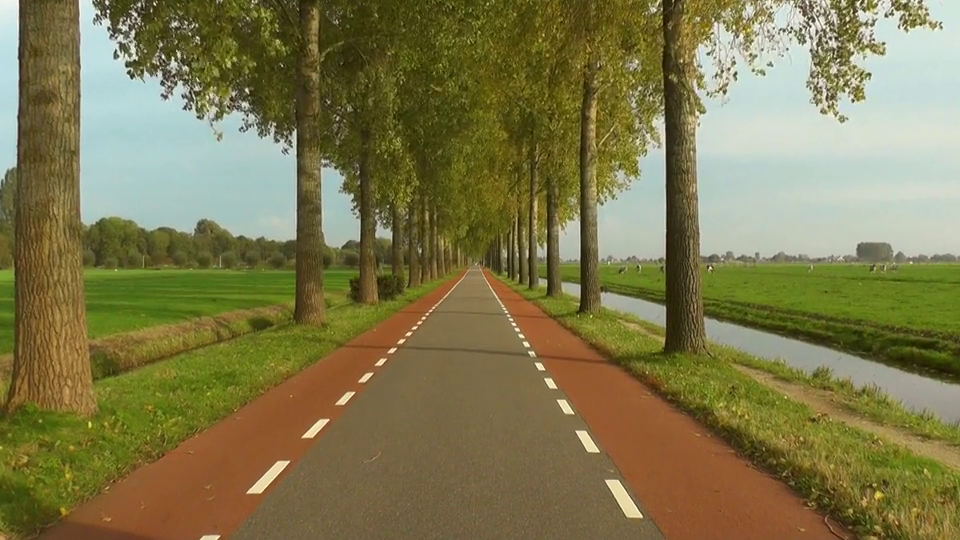
#> input picture frame 36 of lane/road.mp4, 960 x 540 px
$ python lane6.py
#> lines starting #> are read from the running program, lines starting #| are printed output that depends on the picture; after the words box and inside, x2 and y2 are one past the last pixel; in counts of white or black regions, pixels touching at a corner belong together
import cv2
import numpy as np

# Load video
cap = cv2.VideoCapture('road.mp4')

# Set the desired width and height for resizing
desired_width = 640
desired_height = 480

while True:
    ret, frame = cap.read()
#> frame is the input picture: shape (540, 960, 3); mean B, G, R 76.6, 119.9, 126.2
    if not ret:
        break

    # Resize the frame
    frame = cv2.resize(frame, (desired_width, desired_height))
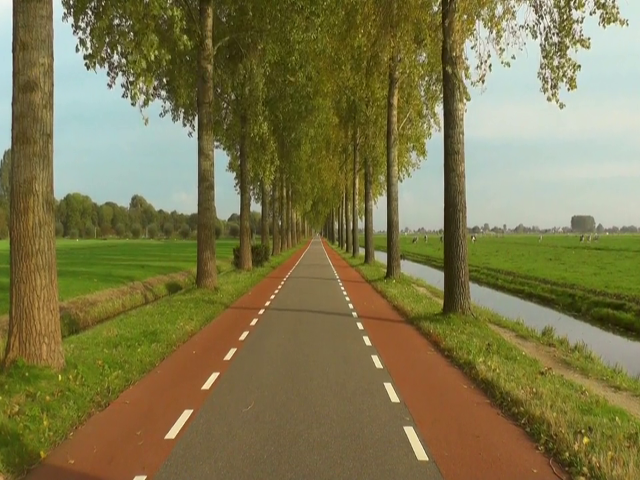
#> frame: shape (480, 640, 3); mean B, G, R 76.5, 119.8, 126.1

    # Convert the frame to grayscale
    gray = cv2.cvtColor(frame, cv2.COLOR_BGR2GRAY)
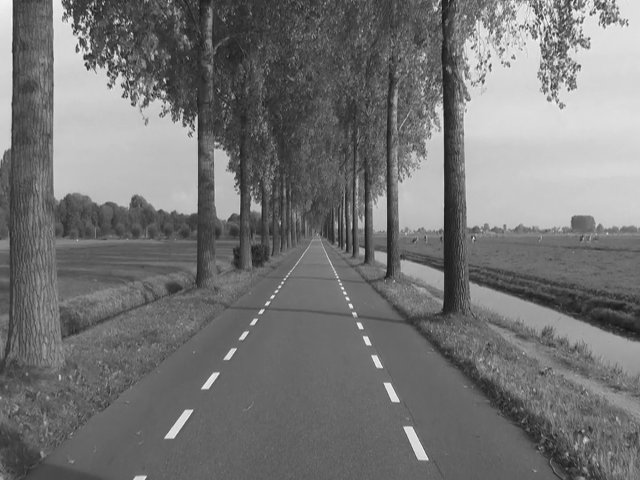
#> gray: shape (480, 640); min 22, max 250, mean 116.7

    # Apply Gaussian blur to the grayscale image
    blurred = cv2.GaussianBlur(gray, (5, 5), 0)

    # Apply Canny edge detection
    edges = cv2.Canny(blurred, 50, 150)
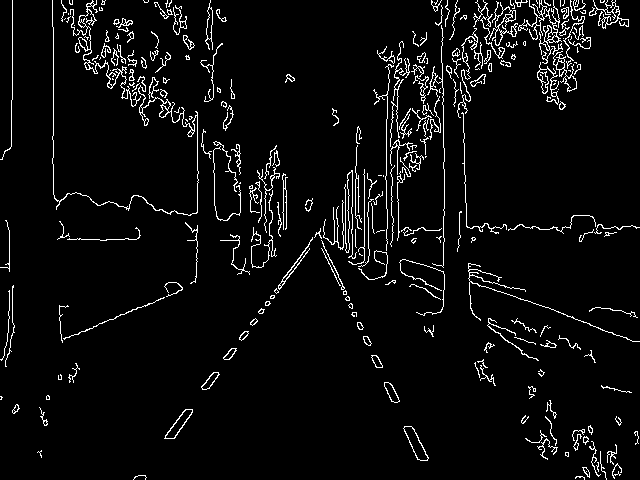
#> edges: shape (480, 640); 4.8% white in thin lines or dots

    # Define region of interest (ROI)
    height, width = edges.shape
#> height = 480; width = 640
    mask = np.zeros_like(edges)
    region_of_interest_vertices = np.array([[0, height], [width / 2, height / 2], [width, height]], dtype=np.int32)
#> region_of_interest_vertices = [[0, 480], [320, 240], [640, 480]]
    cv2.fillPoly(mask, [region_of_interest_vertices], 255)
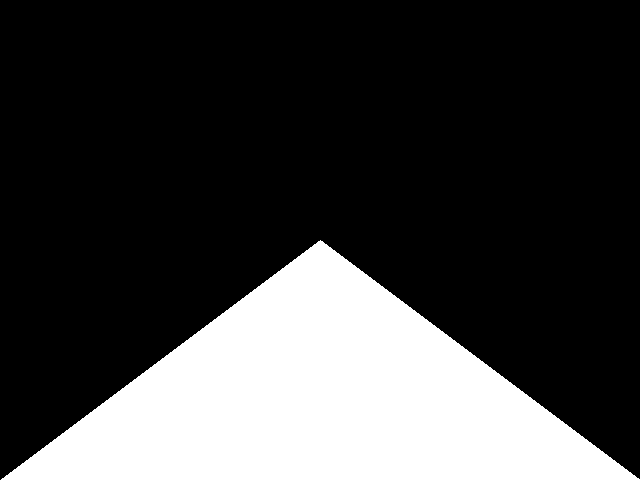
#> mask: shape (480, 640); 25% white; 1 white region, box (x1, y1, x2, y2) and area: (1, 240, 640, 480) 76880
    masked_edges = cv2.bitwise_and(edges, mask)
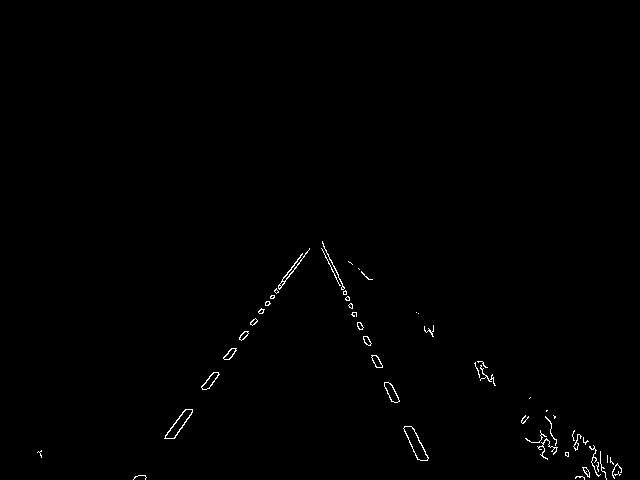
#> masked_edges: shape (480, 640); 0.52% white in thin lines or dots, all inside (x1, y1, x2, y2) = (37, 241, 622, 480)

    # Apply Hough transform to detect lines
    lines = cv2.HoughLinesP(masked_edges, 1, np.pi / 180, 50, minLineLength=50, maxLineGap=50)
#> lines = [[322, 243, 427, 459], [134, 477, 302, 254], [331, 267, 417, 459], [145, 475, 309, 249], [145, 479, 290, 273], [321, 248, 428, 458]]

    # Draw lines on the original frame
    line_image = np.zeros_like(frame)
    if lines is not None:
        for line in lines:
            x1, y1, x2, y2 = line[0]
            cv2.line(line_image, (x1, y1), (x2, y2), (0, 255, 0), 5)
#> this loop made 6 passes
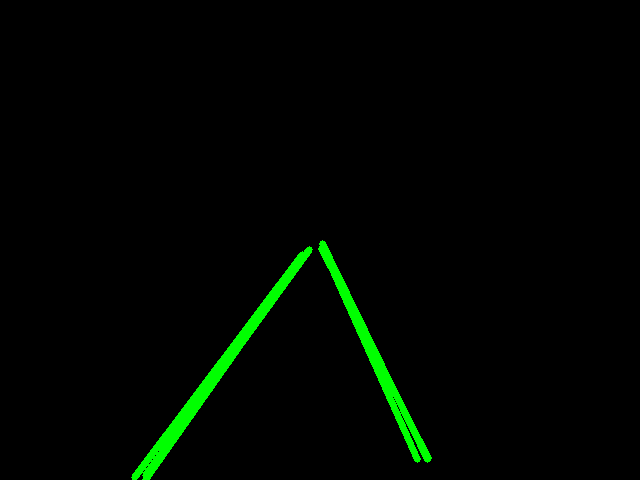
#> line_image: shape (480, 640, 3); mean of channels 0, 1, 2 0, 5.4, 0; drawn as B, G, R

    # Combine the original frame with the line image
    result = cv2.addWeighted(frame, 0.8, line_image, 1, 0)
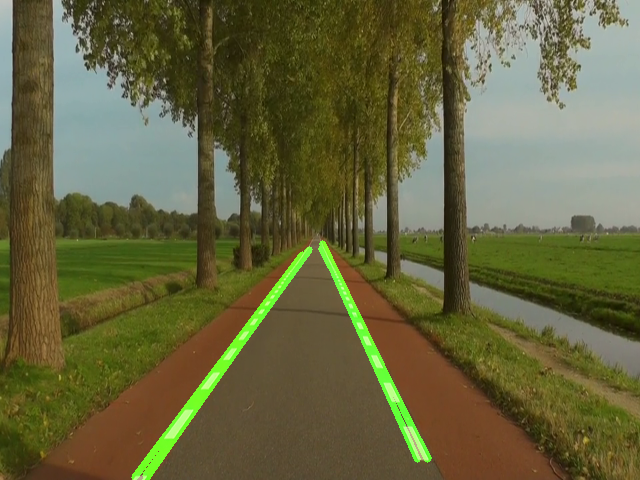
#> result: shape (480, 640, 3); mean B, G, R 61.2, 99.2, 100.9

    cv2.imshow('Lane Detection', result)

    if cv2.waitKey(30) & 0xFF == 27:
#> (key Esc is pressed here)
        break

cap.release()
cv2.destroyAllWindows()

$ run again, starting later in the video
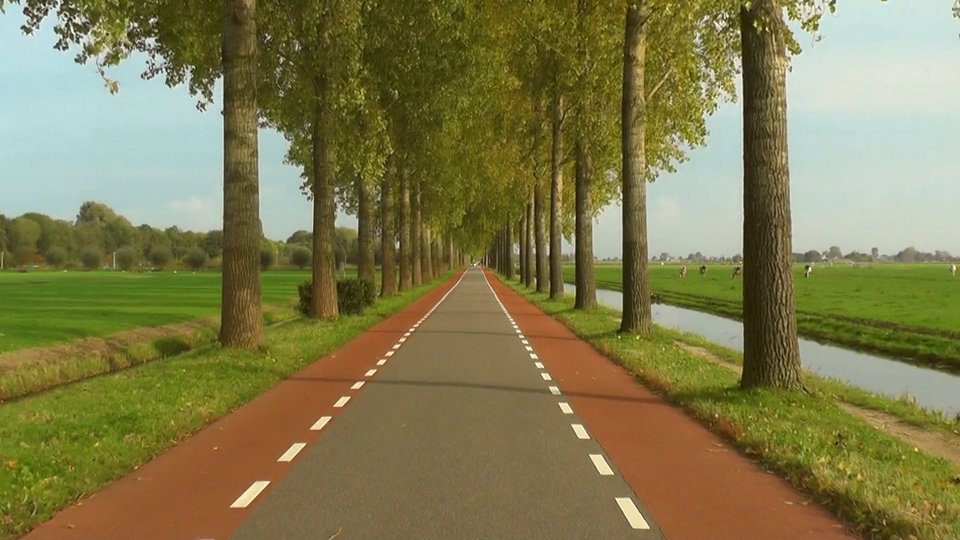
#> input picture frame 162 of lane/road.mp4, 960 x 540 px
#> frame is the input picture: shape (540, 960, 3); mean B, G, R 77.8, 122.8, 128.2
#> frame: shape (480, 640, 3)
#> `edges = cv2.Canny(blurred, 50, 150)`:
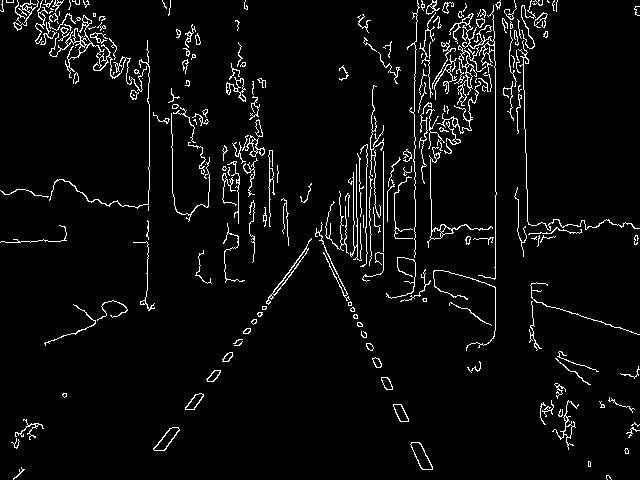
#> edges: shape (480, 640); 4.4% white in thin lines or dots
#> mask: shape (480, 640); 25% white; 1 white region, box (x1, y1, x2, y2) and area: (1, 240, 640, 480) 76880
#> masked_edges: shape (480, 640); 0.41% white in thin lines or dots, all inside (x1, y1, x2, y2) = (13, 240, 612, 480)
#> lines = [[322, 243, 432, 469], [154, 448, 298, 264], [334, 274, 421, 468], [155, 450, 296, 262], [162, 450, 308, 249], [164, 450, 291, 274], [153, 449, 299, 256], [320, 240, 425, 455]]
#> the loop `for line in lines:` made 8 passes
#> `result = cv2.addWeighted(frame, 0.8, line_image, 1, 0)`:
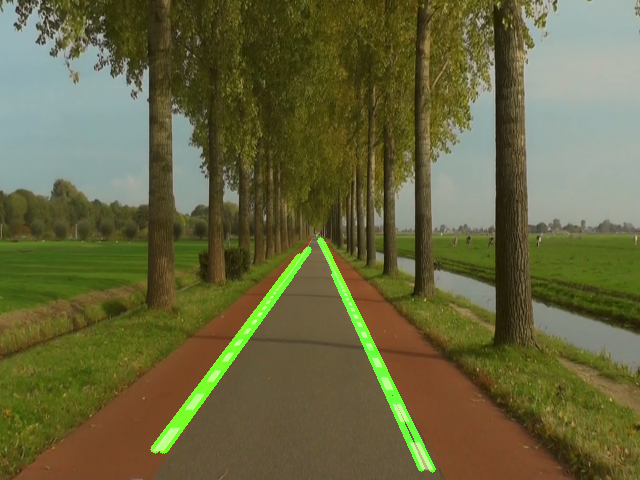
#> result: shape (480, 640, 3); mean B, G, R 62.1, 101.3, 102.5

$ run again, starting later in the video
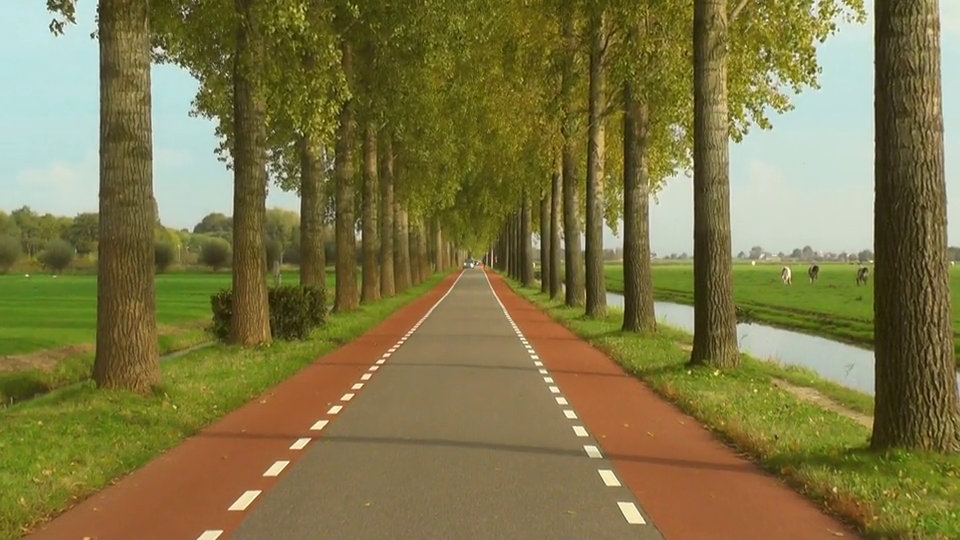
#> input picture frame 289 of lane/road.mp4, 960 x 540 px
#> frame is the input picture: shape (540, 960, 3); mean B, G, R 70.3, 118.1, 126
#> frame: shape (480, 640, 3)
#> `edges = cv2.Canny(blurred, 50, 150)`:
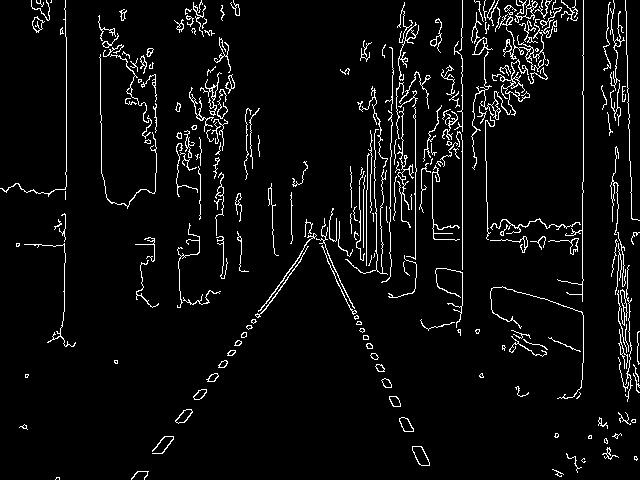
#> edges: shape (480, 640); 5% white in thin lines or dots
#> mask: shape (480, 640); 25% white; 1 white region, box (x1, y1, x2, y2) and area: (1, 240, 640, 480) 76880
#> masked_edges: shape (480, 640); 0.43% white in thin lines or dots, all inside (x1, y1, x2, y2) = (55, 240, 612, 480)
#> lines = [[320, 240, 429, 463], [321, 243, 419, 464], [134, 476, 299, 257], [147, 472, 300, 261], [142, 471, 299, 262], [139, 471, 305, 251], [320, 243, 418, 463]]
#> the loop `for line in lines:` made 7 passes
#> `result = cv2.addWeighted(frame, 0.8, line_image, 1, 0)`:
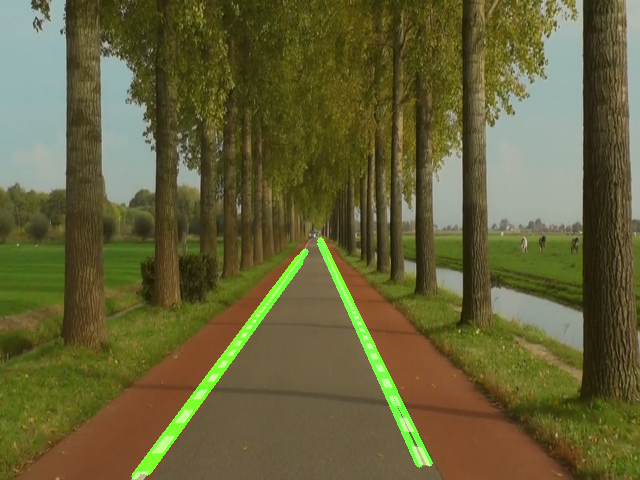
#> result: shape (480, 640, 3); mean B, G, R 56.2, 97.5, 100.7
